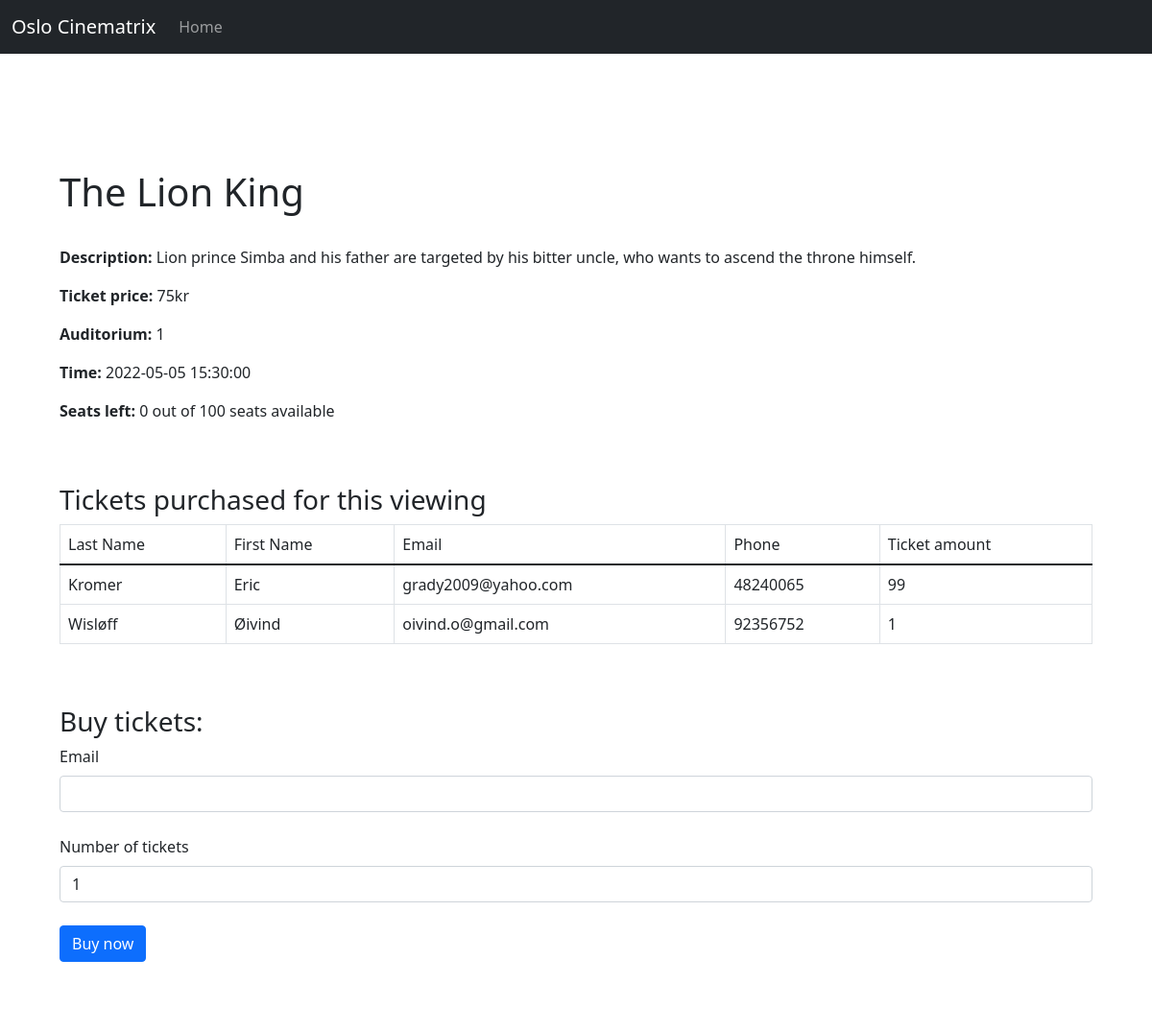
The app's page /ticket/1 with its own data.
### tables this page shows
CREATE TABLE viewing
(
  id INT NOT NULL,
  date_time DATETIME NOT NULL,
  auditorium_id INT NOT NULL,
  movie_id INT NOT NULL,
  PRIMARY KEY (id),
  FOREIGN KEY (auditorium_id) REFERENCES auditorium(id),
  FOREIGN KEY (movie_id) REFERENCES movie(id)
);

CREATE TABLE movie
(
  id INT NOT NULL,
  title VARCHAR(100) NOT NULL,
  price INT NOT NULL,
  description VARCHAR(255),
  PRIMARY KEY (id)
);

CREATE TABLE ticket
(
  id INTEGER PRIMARY KEY NOT NULL,
  ticket_amount INT NOT NULL,
  viewing_id INT NOT NULL,
  email VARCHAR(100) NOT NULL,
  FOREIGN KEY (viewing_id) REFERENCES viewing(id),
  FOREIGN KEY (email) REFERENCES customer(email)
);

CREATE TABLE customer
(
  email VARCHAR(100) NOT NULL,
  first_name VARCHAR(50) NOT NULL,
  last_name VARCHAR(50) NOT NULL,
  phone INT NOT NULL,
  PRIMARY KEY (email)
);

### app.py (the view, shortened to what this page needs)
@app.route('/ticket/<int:id>', methods=["GET", "POST"])
def ticket(id):
    cursor = get_db().cursor()
    cursor.execute("""
        SELECT email
        FROM customer""")
    users = [row[0] for row in cursor.fetchall()]
    cursor.close()
    cursor = get_db().cursor()
    cursor.execute("""
        SELECT ticket_amount
        FROM ticket
        WHERE viewing_id=?""", [id])
    tkt = sum([row[0] for row in cursor.fetchall()])
    cursor.close()
    cursor = get_db().cursor()
    cursor.execute("""
        SELECT capacity
        FROM auditorium as ad, viewing as vw
        WHERE ad.id = vw.auditorium_id AND vw.id=?""", [id])
    capacity = [row[0] for row in cursor.fetchall()]
    cursor.close()
    cursor = get_db().cursor()
    cursor.execute("""
        SELECT auditorium_id, date_time, title, vw.id, description, price, capacity, mv.id
        FROM viewing as vw, movie as mv, auditorium as ad
        WHERE auditorium_id=ad.id AND movie_id=mv.id AND vw.id=?""", [id])
    data = [dict(a_id=row[0], time=row[1], title=row[2], v_id=row[3], desc=row[4], price=row[5], cap=row[6], m_id=row[7]) for row in cursor.fetchall()]
    cursor.close()
    cursor = get_db().cursor()
    cursor.execute("""
        SELECT first_name, last_name, customer.email, customer.phone, ticket_amount
        FROM ticket, customer
        WHERE ticket.email=customer.email AND viewing_id=?
        ORDER BY last_name""", [id])
    tickets = [dict(fname=row[0], lname=row[1], email=row[2], phone=row[3], amount=row[4]) for row in cursor.fetchall()]
    cursor.close()
    form = TicketForm()
    return render_template('ticket.html', data=data, tickets=tickets, form=form, users=users, capacity=capacity[0]-tkt)

### app.py
class TicketForm(FlaskForm):
        email = EmailField("Email", validators=[DataRequired()])
        tickets = IntegerField("Number of tickets", validators=[DataRequired()])
        submit = SubmitField("Buy now")

### app.py (called while the page is built)
def get_db():
    db = getattr(g, '_database', None)
    if db is None:
        db = g._database = sqlite3.connect(DATABASE, isolation_level=None)
    return db

@app.teardown_appcontext
def close_connection(exception):
    db = getattr(g, '_database', None)
    if db is not None:
        db.close()

### templates/ticket.html (shortened to what this page needs)
{% extends 'pagelayout.html' %}
{% block content %}
        {% for movie in data %}
<div class="container">
    <div style="background-color: white; padding: 20px; border-radius: 40px; margin-top: 100px; margin-bottom: 30px;">
            <h1>{{ movie.title }}</h1><br>
            <p><strong>Description:</strong> {{ movie.desc }}</p>
            <p><strong>Ticket price:</strong> {{ movie.price }}kr</p>
            <p><strong>Auditorium:</strong> {{ movie.a_id }}</p>
            <p><strong>Time:</strong> {{ movie.time }}</p>
            <p><strong>Seats left:</strong> {{ capacity }} out of {{ movie.cap }} seats available</p>
        {% endfor %}
        <br><br>
        <h3>Tickets purchased for this viewing</h3>
        <table class="table table-bordered">
            <thead>
                <tr>
                    <td>Last Name</td>
                    <td>First Name</td>
                    <td>Email</td>
                    <td>Phone</td>
                    <td>Ticket amount</td>
                </tr>
            </thead>
            <tbody>
            {% for ticket in tickets %}
                <tr>
                    <td>{{ ticket.lname }}</td>
                    <td>{{ ticket.fname }}</td>
                    <td>{{ ticket.email }}</td>
                    <td>{{ ticket.phone }}</td>
                    <td>{{ ticket.amount }}</td>
                </tr>
            {% endfor %}
        </table>
        <br><br>
        <h3>Buy tickets:</h3>
        <form method="POST">
            {{ form.email.label(class="form-label") }}
            {{ form.email(class="form-control") }}
            <br>
            {{ form.tickets.label(class="form-label") }}
            {{ form.tickets(class="form-control", value=1, min=1) }}
            <br>
            {{ form.submit(class="btn btn-primary") }}
        </form>
        <br>
    </div>
</div>
{% endblock %}

### templates/ticket.html (style rules this page uses)
body { background-image: url('https://wallpaperaccess.com/full/1367404.jpg'); background-repeat: no-repeat; background-attachment: fixed; }

### records on screen
viewing: title "The Lion King", desc "Lion prince Simba and his father are targeted by his bitter uncle, who wants to ascend the throne himself.", price "75", a_id "1", time "2022-05-05 15:30:00", capacity "0", cap "100"
ticket: lname "Kromer", fname "Eric", email "grady2009@yahoo.com", phone "48240065", amount "99"
ticket: lname "Wisløff", fname "Øivind", email "oivind.o@gmail.com", phone "92356752", amount "1"
